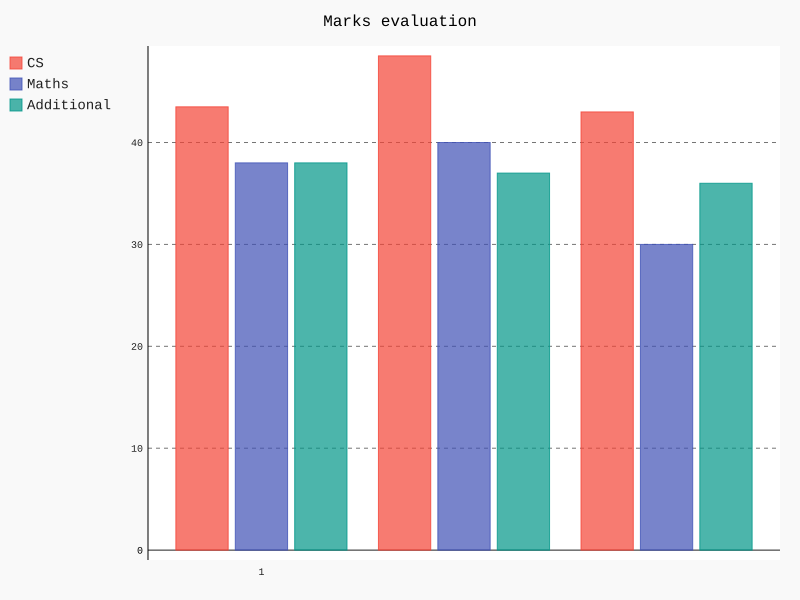

This figure's Python source:
import pygal   
import json    

with open('data.json', 'r') as f:
    data = { str(key) : [float(item) for item in value] for key, value in \
            json.load(f).items()}
bar_chart = pygal.Bar()      
bar_chart.title = "Marks evaluation"   
bar_chart.x_labels = map(str, range(1,2,3))     
bar_chart.add("CS", data["CS"])    
bar_chart.add("Maths", data["Maths"])      
bar_chart.add("Additional", data["Additional"])      
bar_chart.render_to_file("graph.svg")        


#reference taken from pygal's documentation.
